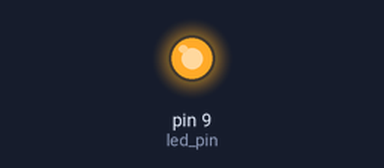
Bench run of a sketch on a simulated Arduino Uno, built with avr-gcc and run on an emulated ATmega328P. On the bench: output pins drawn as LEDs (lit = HIGH).

Above: at 0.1 s.
At 36.1 s:
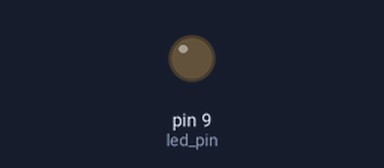
Timing chart, 0 to 37.6 s (numbered marks = the images above):
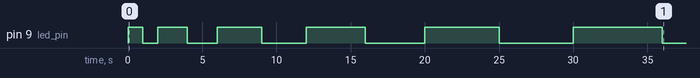

Measured:
- by itself, pin 9 (led_pin): LOW → HIGH at 0.00 s, → LOW 1.0 s later, → HIGH 1.0 s later, → LOW 2.0 s later, … (12 changes in this stretch)

The sketch:

2_led_externo.ino
```cpp
//LED EXTERNO
const int led_pin = 9;
int i = 1;
int un_seg = 1000;

void setup() {
  Serial.begin(9600);
  pinMode(led_pin, OUTPUT);
}

void loop() {
  digitalWrite(led_pin, HIGH);
  delay((un_seg * i));
  digitalWrite(led_pin, LOW);
  delay((un_seg * i));
  i++;
}
```
